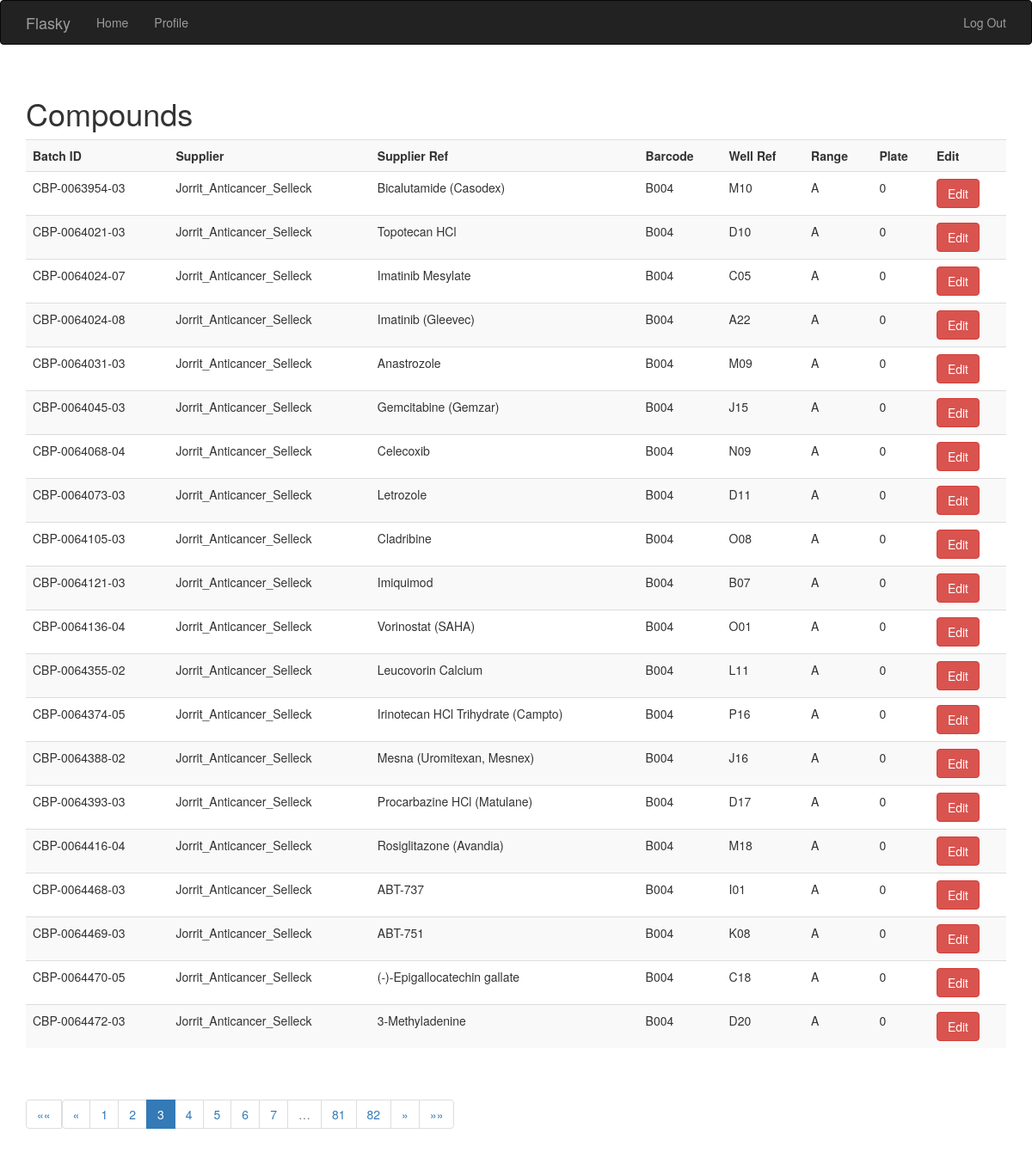
/showcompound?page=3 (signed in), run on the app's committed database.
### app/models.py (models this page shows, shortened)
class CompoundDB(db.Model):
    __tablename__ = 'compoundsdb'
    id = db.Column(db.Integer, primary_key=True)
    formatted_batch_id = db.Column(db.String(64), unique=True, index=True)
    supplier = db.Column(db.String(64), unique=False, index=True)
    supplier_ref = db.Column(db.String(64), unique=False, index=True)
    well_ref = db.Column(db.String(64), unique=False, index=True)
    barcode = db.Column(db.String(64), unique=False, index=True)
    starting_concentration = db.Column(db.String(64), unique=False, index=True)
    concentration_range = db.Column(db.String(64), unique=False, index=True)
    def __repr__(self):
        return '<compound_id %r>' % self.id

### app/main/views.py (the view)
@main.route('/showcompound', methods=['GET'])
@login_required
def show_compound():
    page = request.args.get('page', 1, type=int)
    pagination = CompoundDB.query.order_by(CompoundDB.id).paginate(page, per_page=20, error_out=False)
    print(pagination.items)
    compound = pagination.items
    page_10 = pagination.next_num+9
    if page_10 > pagination.pages:
        pageincrement = pagination.pages
    else:
        pageincrement = page_10
    page_decrement = page - 10
    if page_decrement < 1:
        page_decrement = 1
    print(page_decrement)
    return render_template('showcompound.html', compound=compound, pagination=pagination, pageincrement=pageincrement, page_decrement=page_decrement)

### app/main/__init__.py (called while the page is built)
@main.app_context_processor
def inject_permissions():
    return dict(Pemission=Permission)

### app/models.py (called while the page is built)
@login_manager.user_loader
def load_user(user_id):
    return User.query.get(int(user_id))

### app/templates/showcompound.html (shortened to what this page needs)
{% extends "base.html" %}
{% import "bootstrap/wtf.html" as wtf %}
{% import "_macros.html" as macros %}
{% block page_content %}
<div class="page-header">
    <h1>Compounds</h1>
{% include '_showcompound.html' %}
    {% if pagination %}
    <div class="pagination">
    {{ macros.pagination_widget(page_decrement, pageincrement, pagination, '.show_compound' ) }}
</div>
    {% endif %}
</div>
{% endblock %}

### app/templates/_showcompound.html (shortened to what this page needs)
<p>
    <table class="table table-striped">
    <tr>
    <th>Batch ID</th>
    <th>Supplier</th>
    <th>Supplier Ref</th>
        <th>Barcode</th>
        <th>Well Ref</th>
        <th>Range</th>
        <th>Plate</th>
        <th>Edit</th>
  </tr>
    {% for compounds in compound %}
       <tr>
        <td>{{ compounds.formatted_batch_id }}</td> <td>{{ compounds.supplier }}</td> <td>{{ compounds.supplier_ref }}</td> <td>{{ compounds.barcode }}</td> <td>{{ compounds.well_ref }}</td> <td>{{ compounds.concentration_range }}</td> <td>{{ compounds.starting_concentration }}</td>
        <td>
           <a class="btn btn-danger"
            href="{{ url_for('.edit_compound', batch_id = compounds.formatted_batch_id ) }}">
            Edit
               </a>
            </td>
        {% endfor %}
        </tr>
    </table>
</p>

### data on the page
CompoundDB: formatted_batch_id "CBP-0063954-03", supplier "Jorrit_Anticancer_Selleck", supplier_ref "Bicalutamide (Casodex)", barcode "B004", well_ref "M10", concentration_range "A", starting_concentration "0"
CompoundDB: formatted_batch_id "CBP-0064021-03", supplier "Jorrit_Anticancer_Selleck", supplier_ref "Topotecan HCl", barcode "B004", well_ref "D10", concentration_range "A", starting_concentration "0"
CompoundDB: formatted_batch_id "CBP-0064024-07", supplier "Jorrit_Anticancer_Selleck", supplier_ref "Imatinib Mesylate", barcode "B004", well_ref "C05", concentration_range "A", starting_concentration "0"
CompoundDB: formatted_batch_id "CBP-0064024-08", supplier "Jorrit_Anticancer_Selleck", supplier_ref "Imatinib (Gleevec)", barcode "B004", well_ref "A22", concentration_range "A", starting_concentration "0"
CompoundDB: formatted_batch_id "CBP-0064031-03", supplier "Jorrit_Anticancer_Selleck", supplier_ref "Anastrozole", barcode "B004", well_ref "M09", concentration_range "A", starting_concentration "0"
CompoundDB: formatted_batch_id "CBP-0064045-03", supplier "Jorrit_Anticancer_Selleck", supplier_ref "Gemcitabine (Gemzar)", barcode "B004", well_ref "J15", concentration_range "A", starting_concentration "0"
CompoundDB: formatted_batch_id "CBP-0064068-04", supplier "Jorrit_Anticancer_Selleck", supplier_ref "Celecoxib", barcode "B004", well_ref "N09", concentration_range "A", starting_concentration "0"
CompoundDB: formatted_batch_id "CBP-0064073-03", supplier "Jorrit_Anticancer_Selleck", supplier_ref "Letrozole", barcode "B004", well_ref "D11", concentration_range "A", starting_concentration "0"
CompoundDB: formatted_batch_id "CBP-0064105-03", supplier "Jorrit_Anticancer_Selleck", supplier_ref "Cladribine", barcode "B004", well_ref "O08", concentration_range "A", starting_concentration "0"
CompoundDB: formatted_batch_id "CBP-0064121-03", supplier "Jorrit_Anticancer_Selleck", supplier_ref "Imiquimod", barcode "B004", well_ref "B07", concentration_range "A", starting_concentration "0"
CompoundDB: formatted_batch_id "CBP-0064136-04", supplier "Jorrit_Anticancer_Selleck", supplier_ref "Vorinostat (SAHA)", barcode "B004", well_ref "O01", concentration_range "A", starting_concentration "0"
CompoundDB: formatted_batch_id "CBP-0064355-02", supplier "Jorrit_Anticancer_Selleck", supplier_ref "Leucovorin Calcium", barcode "B004", well_ref "L11", concentration_range "A", starting_concentration "0"
CompoundDB: formatted_batch_id "CBP-0064374-05", supplier "Jorrit_Anticancer_Selleck", supplier_ref "Irinotecan HCl Trihydrate (Campto)", barcode "B004", well_ref "P16", concentration_range "A", starting_concentration "0"
CompoundDB: formatted_batch_id "CBP-0064388-02", supplier "Jorrit_Anticancer_Selleck", supplier_ref "Mesna (Uromitexan, Mesnex)", barcode "B004", well_ref "J16", concentration_range "A", starting_concentration "0"
CompoundDB: formatted_batch_id "CBP-0064393-03", supplier "Jorrit_Anticancer_Selleck", supplier_ref "Procarbazine HCl (Matulane)", barcode "B004", well_ref "D17", concentration_range "A", starting_concentration "0"
CompoundDB: formatted_batch_id "CBP-0064416-04", supplier "Jorrit_Anticancer_Selleck", supplier_ref "Rosiglitazone (Avandia)", barcode "B004", well_ref "M18", concentration_range "A", starting_concentration "0"
CompoundDB: formatted_batch_id "CBP-0064468-03", supplier "Jorrit_Anticancer_Selleck", supplier_ref "ABT-737", barcode "B004", well_ref "I01", concentration_range "A", starting_concentration "0"
CompoundDB: formatted_batch_id "CBP-0064469-03", supplier "Jorrit_Anticancer_Selleck", supplier_ref "ABT-751", barcode "B004", well_ref "K08", concentration_range "A", starting_concentration "0"
CompoundDB: formatted_batch_id "CBP-0064470-05", supplier "Jorrit_Anticancer_Selleck", supplier_ref "(-)-Epigallocatechin gallate", barcode "B004", well_ref "C18", concentration_range "A", starting_concentration "0"
CompoundDB: formatted_batch_id "CBP-0064472-03", supplier "Jorrit_Anticancer_Selleck", supplier_ref "3-Methyladenine", barcode "B004", well_ref "D20", concentration_range "A", starting_concentration "0"

### other printed values
{{ p }} "1" "2" "4" "5" "6" "7" "81" "82"
{{ p }} "3"
